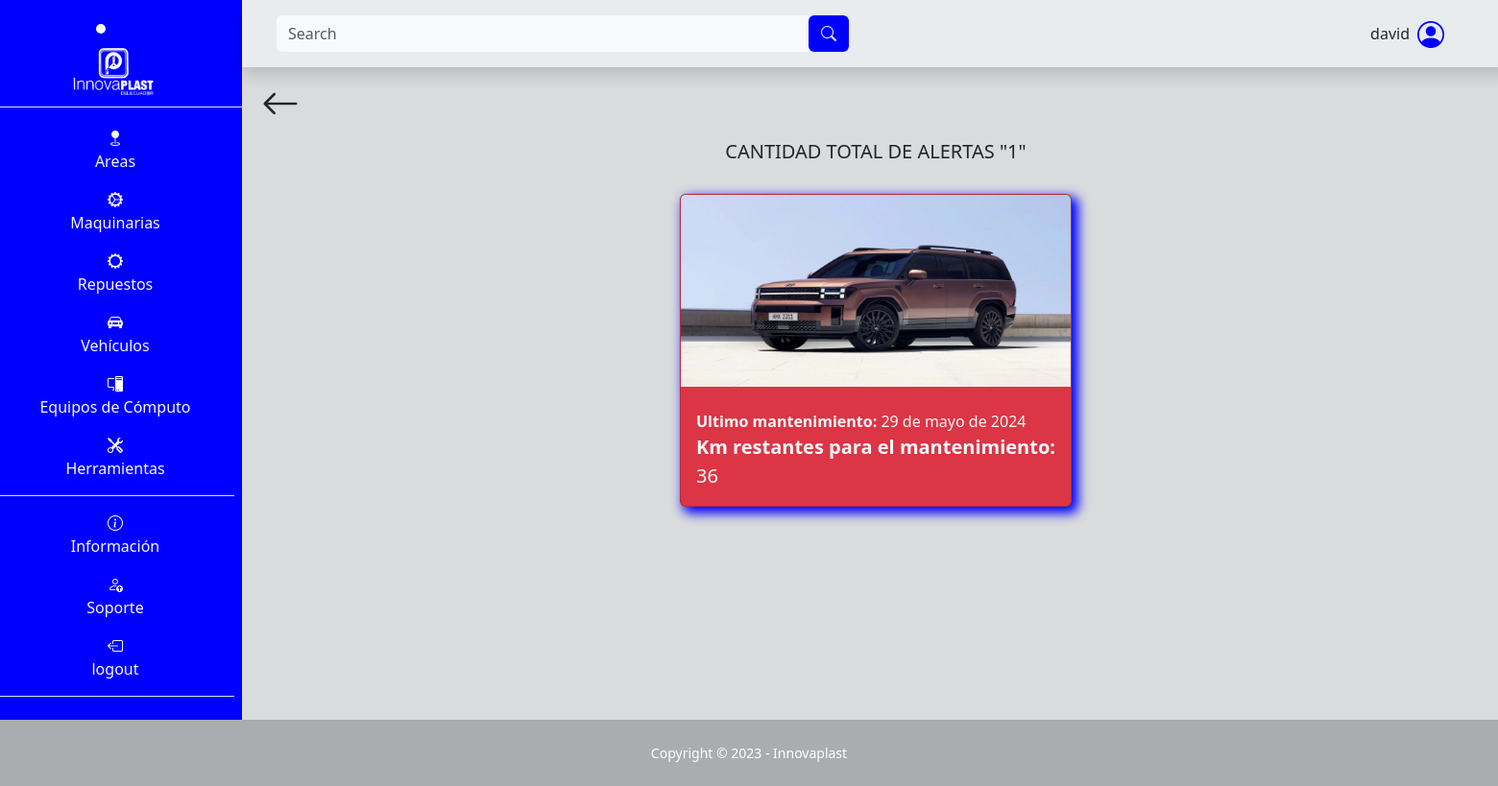
/vehiculo/alertas/ (signed in), run on an earlier commit of the app's database.
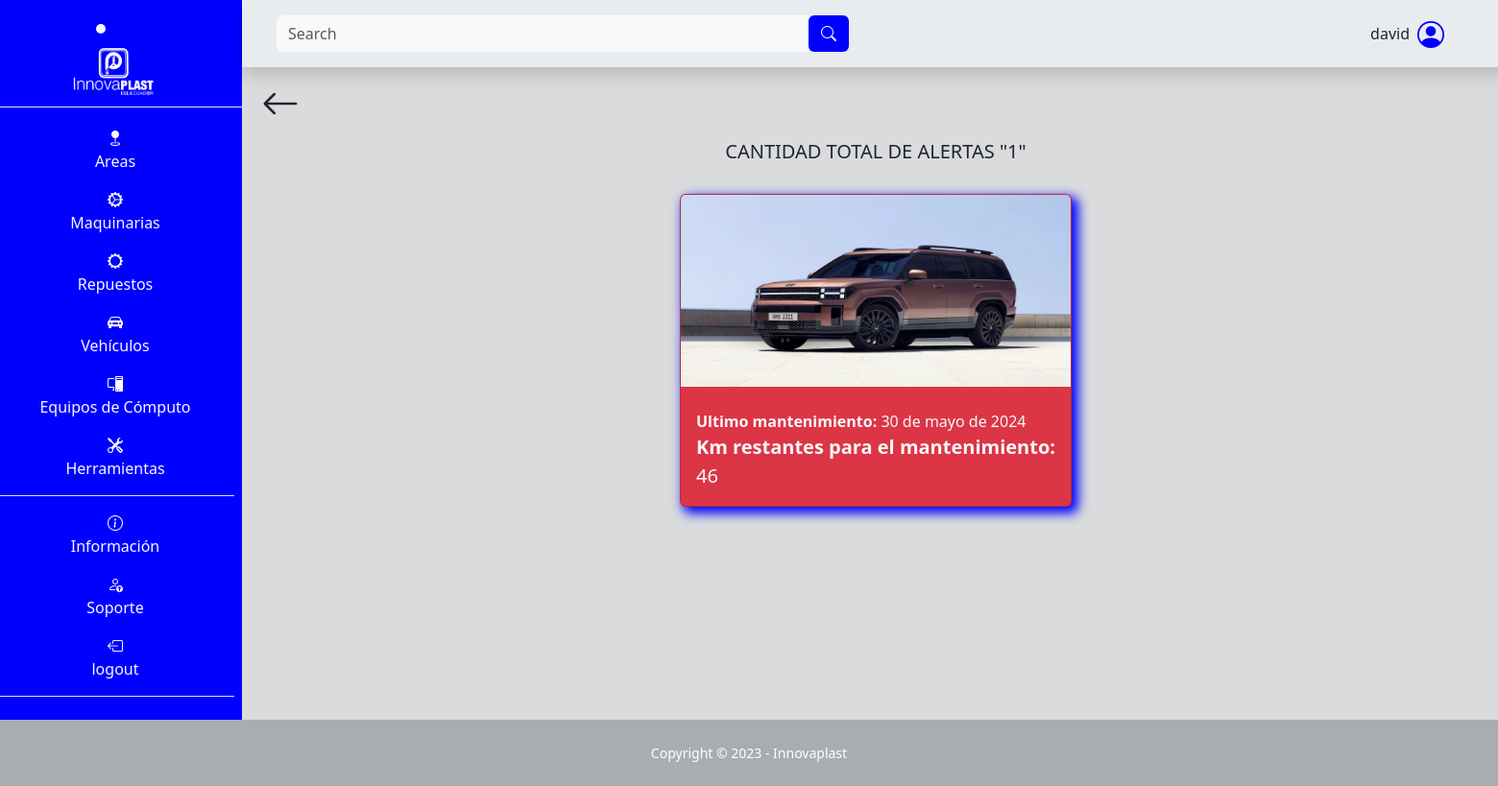
And on a later commit of the database.
### SGE_vehiculo/models.py (models this page shows, shortened)
class Vehiculo(models.Model):
    marca = models.CharField(max_length=50, null=False, blank=False)
    modelo = models.CharField(max_length=50, null=False, blank=False)
    matricula = models.CharField(max_length=50, null=False, blank=False)
    número_de_chasis = models.CharField(max_length=50, null=False, blank=False)
    motor = models.CharField(max_length=50, null=False, blank=False)
    km_recorridos = models.IntegerField(blank=False, null=False)
    intervalo_mantenimiento = models.IntegerField(blank=False, null=False)
    image = models.ImageField(upload_to="vehiculo/image", null=False, blank=False)
    fecha_ultimo_mantenimiento = models.DateField(default=date.today, blank=False, null=False)
    nombre_chofer = models.CharField(max_length=50, null=False, blank=False)
    contraseña_chofer = models.CharField(max_length=20, blank=False, null=False)
    teléfono_chofer = models.CharField(max_length=10, blank=False, null=False)
    dirección_chofer = models.CharField(max_length=30, blank=False, null=False)
    dni_chofer = models.IntegerField(max_length=10, blank=False, null=False)
    def km_restantes_mantenimiento(self):
        km_restantes = self.intervalo_mantenimiento - (self.km_recorridos % self.intervalo_mantenimiento)
        return km_restantes

### SGE_vehiculo/views.py (the view)
# urls.py: path('alertas/', views.alertas, name="area_alertas"),
@login_required
def alertas(request):
    alert = Vehiculo.objects.filter(marca__icontains=request.GET.get('search', ''))
    alertas = []
    for vehiculo in alert:
        horas_restantes = vehiculo.km_restantes_mantenimiento()
        if horas_restantes <= 100:
            alertas.append({
                'vehiculo': vehiculo,
                'horas_restantes': horas_restantes
            })
    alertas_ordenadas = sorted(alertas, key=lambda x: x['horas_restantes'])
    total_alertas = len(alertas_ordenadas)
    context = {
        'alertas': alertas_ordenadas,
        'total_alertas': total_alertas,
    }
    return render(request, 'SGE_vehiculo/alertas.html', context)

### templates/SGE_vehiculo/alertas.html (shortened to what this page needs)
{% extends "layout/base.html" %}
{% block 'search' %}
<form class="d-flex form-inline mr-auto ml-md-3 my-2 my-md-0 ms-3 me-3 mw-100 navbar-search" role="search" action="" method='GET'>
    <div class="input-group">
        <input class="form-control bg-light border-0 small" id="search-input" name="search" type="search" placeholder="Search" aria-label="Search">
        <div class="input-group-append">
            <button class="btn barra text-light" type="submit">
                <i class="bi bi-search"></i>
            </button>
        </div>
    </div>
</form>
{% endblock 'search' %}
{% block 'content' %}
<div class="container">
    <div class="d-flex p-2 justify-content-between">
        <a class="text-decoration-none text-dark" href="{% url "vehiculo" %}">
            <i class="bi bi-arrow-left fs-1"></i>
        </a>
    </div>
    <h5 class="text-center text-uppercase">Cantidad total de alertas "{{ total_alertas }}"</h5>
    <div class="row mt-3 d-flex justify-content-center align-item-center ps-5 pe-5">
        {% for alerta in alertas %}
        <div class="col-12 col-md-4 p-0 card text-bg-danger carta-home m-3">
            <a class="text-decoration-none text-light" href="">
                <img src="{{ alerta.vehiculo.image.url }}" class="card-img-top" alt="..." style="max-height: 200px;">
                <div class="card-body">
                    <p class="card-text m-0"><b>Ultimo mantenimiento:</b> {{ alerta.vehiculo.fecha_ultimo_mantenimiento }}</p>
                    <p class="card-text m-0 fs-5"><b>Km restantes para el mantenimiento:</b> {{ alerta.horas_restantes }}</p>
                </div>
            </a>
        </div>
        {% endfor %}
    </div>
</div>
{% endblock %}

What changed in the data, as far as the page shows it:
changed Vehiculo: vehiculo.fecha_ultimo_mantenimiento "29 de mayo de 2024" → "30 de mayo de 2024"; horas_restantes "36" → "46"
